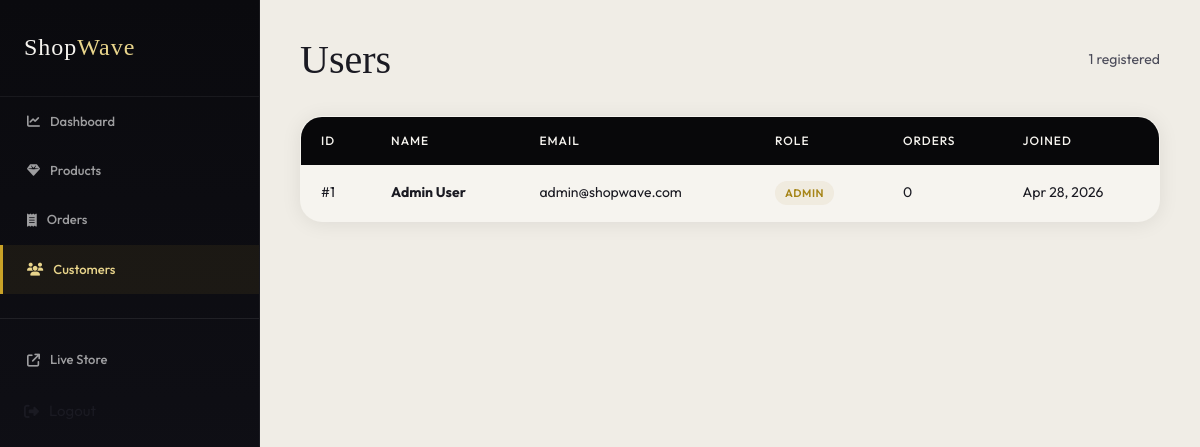
Screenshot of /admin/users/index.php (signed in) with the database file from the repository.
### tables this page shows
CREATE TABLE IF NOT EXISTS users (
    id INT AUTO_INCREMENT PRIMARY KEY,
    name VARCHAR(100) NOT NULL,
    email VARCHAR(150) NOT NULL UNIQUE,
    password VARCHAR(255) NOT NULL,
    role ENUM('user', 'admin') DEFAULT 'user',
    created_at TIMESTAMP DEFAULT CURRENT_TIMESTAMP
);

### admin/users/index.php (the view, shortened to what this page needs)
<?php
require_once '../../includes/db.php';
$users = $pdo->query("SELECT u.*, (SELECT COUNT(*) FROM orders WHERE user_id = u.id) as order_count FROM users u ORDER BY u.created_at DESC")->fetchAll();
?>
<?php include '../../includes/header.php'; ?>
<div class="admin-layout">
    <?php include '../_sidebar.php'; ?>
    <main class="admin-content">
        <div class="admin-header">
            <h1 class="admin-title">Users</h1>
            <span style="color:var(--mid);font-size:14px;"><?= count($users) ?> registered</span>
        </div>
        <table class="data-table">
            <thead>
                <tr>
                    <th>ID</th>
                    <th>Name</th>
                    <th>Email</th>
                    <th>Role</th>
                    <th>Orders</th>
                    <th>Joined</th>
                </tr>
            </thead>
            <tbody>
                <?php foreach ($users as $user): ?>
                    <tr>
                        <td>#<?= $user['id'] ?></td>
                        <td><strong><?= htmlspecialchars($user['name']) ?></strong></td>
                        <td><?= htmlspecialchars($user['email']) ?></td>
                        <td>
                            <span class="status-badge" style="background:<?= $user['role'] === 'admin' ? '#c8a96e20' : '#eee' ?>;color:<?= $user['role'] === 'admin' ? 'var(--accent-d)' : 'var(--mid)' ?>;">
                                <?= ucfirst($user['role']) ?>
                            </span>
                        </td>
                        <td><?= $user['order_count'] ?></td>
                        <td><?= date('M j, Y', strtotime($user['created_at'])) ?></td>
                    </tr>
                <?php endforeach; ?>
            </tbody>
        </table>
    </main>
</div>
<?php include '../../includes/footer.php'; ?>

### css/style.css (style rules this page uses)
:root { --black: #0a0a0a; --white: #fafaf8; --cream: #f4f1eb; --charcoal: #2a2a2a; --mid: #6b6b6b; --light: #d8d4cb; --accent: #c8a96e; --accent-d: #a8843e; --danger: #c0392b; --success: #27ae60; --radius: 4px; --shadow: 0 2px 20px rgba(0,0,0,0.08); --shadow-h: 0 8px 40px rgba(0,0,0,0.15); --trans: all 0.25s ease; }
*, *::before, *::after { box-sizing: border-box; margin: 0; padding: 0; }
html { scroll-behavior: smooth; }
body { font-family: 'DM Sans', sans-serif; background: var(--white); color: var(--charcoal); font-size: 15px; line-height: 1.65; }
h1, h2, h3, h4 { font-family: 'Cormorant Garamond', serif; font-weight: 400; line-height: 1.2; }
.admin-layout { display: grid; grid-template-columns: 240px 1fr; min-height: calc(100vh - 64px); }
.admin-content { padding: 40px; background: var(--cream); }
.admin-header { display: flex; align-items: center; justify-content: space-between; margin-bottom: 32px; }
.admin-title { font-size: 36px; }
.data-table { width: 100%; border-collapse: collapse; background: var(--white); border-radius: 8px; overflow: hidden; box-shadow: var(--shadow); }
.data-table th { background: var(--black); color: var(--white); text-align: left; padding: 14px 20px; font-size: 12px; letter-spacing: 1px; text-transform: uppercase; font-weight: 500; }
.data-table td { padding: 16px 20px; border-bottom: 1px solid var(--cream); font-size: 14px; }
.data-table tr:last-child td { border-bottom: none; }
.status-badge { display: inline-block; padding: 3px 10px; border-radius: 30px; font-size: 11px; font-weight: 600; text-transform: uppercase; letter-spacing: 0.5px; }

### css/shopwave-theme.css (style rules this page uses)
:root { --font-display: 'Instrument Serif', Georgia, serif; --font-ui: 'Outfit', system-ui, sans-serif; --obsidian: #08080a; --obsidian-soft: #121218; --pearl: #f6f4ef; --pearl-dark: #ebe8e0; --surface: #ffffff; --ink: #1a1a22; --ink-soft: #4a4a58; --gold: #c9a227; --gold-light: #e8d48b; --gold-glow: rgba(201, 162, 39, 0.35); --line: rgba(26, 26, 34, 0.1); --line-strong: rgba(26, 26, 34, 0.18); --radius-sm: 8px; --radius: 14px; --radius-lg: 22px; --shadow-soft: 0 4px 24px rgba(8, 8, 10, 0.06); --shadow-lift: 0 20px 50px rgba(8, 8, 10, 0.12); --ease-out: cubic-bezier(0.22, 1, 0.36, 1); --trans: 0.35s var(--ease-out); --black: var(--obsidian); --white: var(--pearl); --cream: var(--pearl-dark); --charcoal: var(--ink); --mid: var(--ink-soft); --light: var(--line-strong); --accent: var(--gold); --accent-d: #a68518; }
html { scroll-behavior: smooth; }
body { font-family: var(--font-ui); background: var(--pearl); color: var(--ink); min-height: 100vh; display: flex; flex-direction: column; position: relative; overflow-x: hidden; }
body::before { content: ''; position: fixed; inset: 0; background: radial-gradient(ellipse 80% 50% at 10% -10%, rgba(201, 162, 39, 0.08), transparent 50%), radial-gradient(ellipse 60% 40% at 90% 10%, rgba(201, 162, 39, 0.05), transparent 45%), radial-gradient(ellipse 50% 30% at 50% 100%, rgba(8, 8, 10, 0.04), transparent 50%); pointer-events: none; z-index: 0; }
h1, h2, h3, h4, .section-title, .nav-logo, .form-title, .detail-name, .page-hero-title { font-family: var(--font-display); font-weight: 400; }
body.page-admin { background: #0e0e12; }
body.page-admin main { min-height: 100vh; }
.admin-shell, .admin-layout { display: grid; grid-template-columns: 260px 1fr; min-height: 100vh; }
.admin-content { background: #f0ede6; padding: 36px 40px 48px; }
.admin-content .admin-title { font-family: var(--font-display); font-size: 40px; }
.data-table { border-radius: var(--radius-lg); border: 1px solid var(--line); }

### rows the page displays
users: id "1", name "Admin User", email "admin@shopwave.com", role "ADMIN", order_count "0", created_at "Apr 28, 2026"

### other values shown
count($users) "1"
